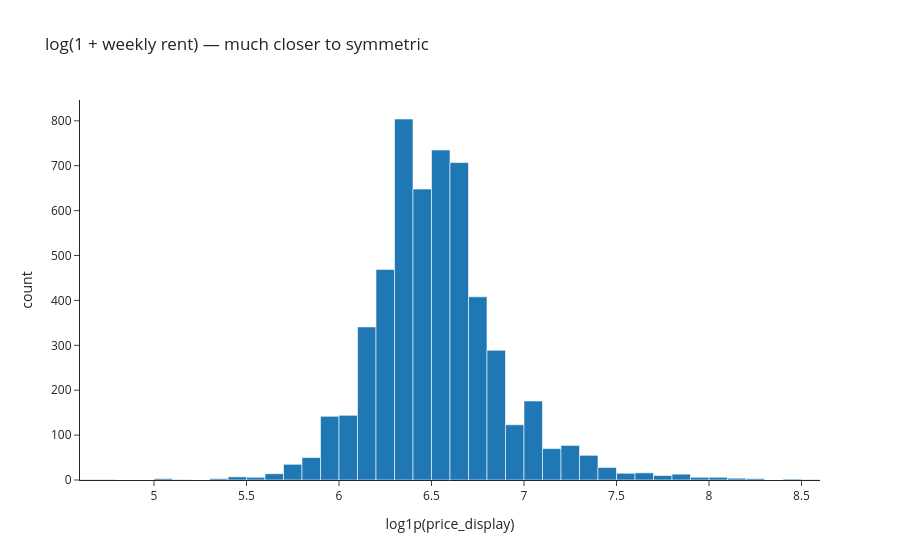

Notebook code cell kept with this figure:
### Markdown cell above
## 1. Target Transformation

The histogram in the baseline notebook showed that `price_display` is strongly right-skewed: a small number of luxury listings stretch into the \$3,000–\$5,000+ per week range. When the target is skewed, squared-error loss becomes dominated by these extreme observations and the model effectively over-fits to a handful of rows.

A standard remedy is to model `log(1 + price)` instead of `price`. Predictions are then exponentiated back to dollars before evaluation.

:::{tip} Why `log1p` and not `log`?
`np.log1p(x)` computes `log(1 + x)`, which is well-defined when `x = 0` and is numerically more stable than `log(x)` for small positive values. The inverse is `np.expm1(y) = exp(y) - 1`.
:::

### Code cell
y_train_log = np.log1p(y_train)
y_test_log = np.log1p(y_test)

fig = px.histogram(
    x=y_train_log,
    nbins=50,
    title="log(1 + weekly rent) — much closer to symmetric",
    template="simple_white",
)
fig.update_layout(xaxis_title="log1p(price_display)", yaxis_title="count")
fig.show()

### Figure 1 — Plotly figure (JSON) as saved in the notebook; plotly's stock layout.template omitted (floating-point values rounded to 4 significant figures; data arrays with more than 128 entries replaced by an {"elided": "..."} marker saying what was removed)
{"data": [{"bingroup": "x", "hovertemplate": "x=%{x}<br>count=%{y}<extra></extra>", "legendgroup": "", "marker": {"color": "#1F77B4", "pattern": {"shape": ""}}, "name": "", "nbinsx": 50, "orientation": "v", "showlegend": false, "type": "histogram", "x": {"elided": "5413 float values"}, "xaxis": "x", "yaxis": "y"}], "layout": {"barmode": "relative", "legend": {"tracegroupgap": 0}, "title": {"text": "log(1 + weekly rent) — much closer to symmetric"}, "xaxis": {"anchor": "y", "domain": [0, 1], "title": {"text": "log1p(price_display)"}}, "yaxis": {"anchor": "x", "domain": [0, 1], "title": {"text": "count"}}}}
